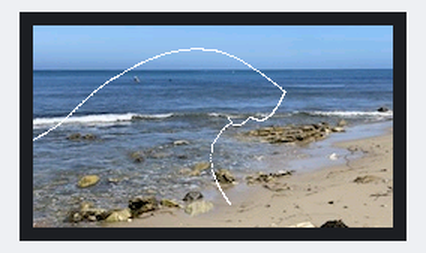
Recording of a sketch running on a simulated ESP32. Shown: 240×135 colour display. Random numbers use the default seed unless the sketch sets one.

Above: at 0.3 s.
At 4.3 s:
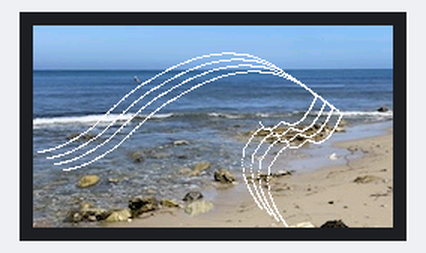
At 9.4 s:
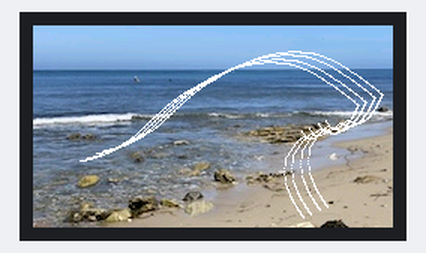
At 19.5 s:
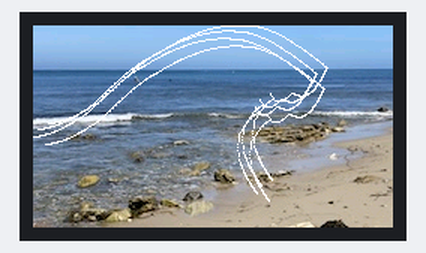
At 28.7 s:
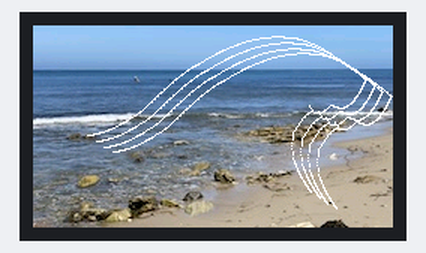
At 38.9 s:
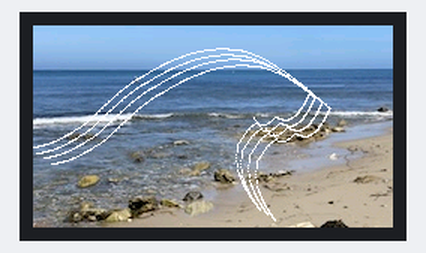

The sketch:

wave.ino
```cpp
#include <cmath>
#include <TFT_eSPI.h>
#include "image.h"

TFT_eSPI tft = TFT_eSPI();
TFT_eSprite sprite = TFT_eSprite(&tft);

float positionX = -20.0; //horizontal position of the wave
float positionY = -25.0; //vertical position of the wave

float xvel = 0.8; //horizontal velocity of the wave
float yvel = 0.48; //vertical velocity of the wave

const int TRAIL_LENGTH = 4; //number of previous positions to store for the trail

float trailX[TRAIL_LENGTH]; //array to store the previous horizontal positions of the wave
float trailY[TRAIL_LENGTH]; //array to store the previous vertical positions of the wave

void setup(){

  //initialize the TFT display
  tft.init();
  tft.setRotation(1);
  tft.fillScreen(TFT_BLACK);

  randomSeed(esp_random());

  //setup sprite to get rid of flickering
  sprite.setColorDepth(16);
  sprite.createSprite(240, 135);
  sprite.setSwapBytes(true);
  sprite.fillSprite(TFT_BLACK);

  //initialize the trail arrays with the starting position of the wave
  for (int i = 0; i < TRAIL_LENGTH; i++){
    trailX[i] = positionX;
    trailY[i] = positionY;
  }
}

//convert Desmos x coordinates to screen coordinates
int toScreenX(float x) {
  return (x + 5.1) / 7.1 * 239;
}

//convert Desmos y coordinates to screen coordinates
int toScreenY(float y) {
  float center = 2.0;
  float stretch = 1.3;

  y = center + (y - center) * stretch;

  return 134 - ((y + 1.0) / 6.0 * 134);
}

//draw the wave on the sprite
void drawWave(float posX, float posY, uint16_t color){

  //for-loops to draw the wave using the Desmos equations; loops through the x values
  for (float x = -5.02; x < -3.89; x += 0.02) {

    //use Desmos equations to calculate the y value for the current x value
    float y = 0.9 * (sin(x - 2.7) + 1.7);

    //convert Desmos coordinates to screen coordinates
    int wavex = toScreenX(x) + posX;
    int wavey = toScreenY(y) + posY;

    sprite.drawPixel(wavex, wavey, color);
  }

  for (float x = -3.9; x < -2.78; x += 0.02){
    float y = 1.1* cos(x+2.2) + 1.4;

    int wavex = toScreenX(x) + posX;
    int wavey = toScreenY(y) + posY;

    sprite.drawPixel(wavex, wavey, color);
  }

  for (float x = -3.041; x < -1; x +=0.02){
    float y = -0.9 * sin(0.8*(x - 0.7)) + 2;

    int wavex = toScreenX(x) + posX;
    int wavey = toScreenY(y) + posY;

    sprite.drawPixel(wavex, wavey, color);
  }

  for (float x = -1.02; x < 0.5; x +=0.02){
    float y = -0.9 * sin(x - 0.4) + 2;

    int wavex = toScreenX(x) + posX;
    int wavey = toScreenY(y) + posY;

    sprite.drawPixel(wavex, wavey, color);
  }

  for (float x = -0.18; x < 0.48; x +=0.002){
    float y = 1.34 + 0.8485*(x + 0.18) + 2.6*(x + 0.18)*(x-0.48);

    int wavex = toScreenX(x) + posX;
    int wavey = toScreenY(y) + posY;

    sprite.drawPixel(wavex, wavey, color);
  }

  for (float x = -0.641; x < -0.19; x +=0.02){
    float y = (2.2*x) + (1/(1.6*(x+1))) + 1;

    int wavex = toScreenX(x) + posX;
    int wavey = toScreenY(y) + posY;

    sprite.drawPixel(wavex, wavey, color);
  }

  for (float x = -0.947; x < -0.58; x +=0.02){
    float y = -(((x*x)-x-2.5)/(x+1.9));

    int wavex = toScreenX(x) + posX;
    int wavey = toScreenY(y) + posY;

    sprite.drawPixel(wavex, wavey, color);
  }

  for (float x = -0.977; x < -0.941; x +=0.005){
    float y = -pow(80.0, -9.0 * (x + 1.0)) + 0.8;

    int wavex = toScreenX(x) + posX;
    int wavey = toScreenY(y) + posY;

    sprite.drawPixel(wavex, wavey, color);
  }

  for (float x = -0.977; x < -0.923; x +=0.005){
    float y = pow(80.0, -6.8 * (x + 1.0)) - 0.1;

    int wavex = toScreenX(x) + posX;
    int wavey = toScreenY(y) + posY;

    sprite.drawPixel(wavex, wavey, color);
  }

  for (float x = -0.918; x < -0.59; x +=0.005){
    float y = ((2.7 * x * x) - 0.4) / (x + 3.0) - 0.9;

    int wavex = toScreenX(x) + posX;
    int wavey = toScreenY(y) + posY;

    sprite.drawPixel(wavex, wavey, color);
  }

}

int trailCounter = 0;

void loop() {

  sprite.pushImage(0, 0, 240, 135, IMG_2395);

  //update the position of the wave based on its velocity
  positionX +=xvel;
  positionY += yvel;

  //left and right boundaries for the wave's movement
  float minX = -3;
  float maxX = 51;

  //change the direction of the wave's movement if it hits the left or right boundaries
  if (positionX <= minX){
    positionX = minX;
    xvel = random(50, 101)/100.0; //creates a new random horizontal velocity
  }

  if (positionX >= maxX){
    positionX = maxX;
    xvel = -random(50, 101)/100.0;
  }

  //top and bottom boundaries for the wave's movement
  float minY = -41;
  float maxY = -10;

  //change the direction of the wave's movement if it hits the top or bottom boundaries
  if (positionY <= minY){
    positionY = minY;
    yvel = random(30, 71)/100.0;
  }

  if (positionY >= maxY){
    positionY = maxY;
    yvel = -random(30, 71)/100.0;
  }

  //creates a trail effect
  trailCounter++;
  if(trailCounter >= 8){
    for (int i = TRAIL_LENGTH - 1; i > 0; i--){
      trailX[i] = trailX[i-1];
      trailY[i] = trailY[i -1];
    }

    trailX[0] = positionX;
    trailY[0] = positionY;

    trailCounter = 0;
  }

  //draw the wave at its current position
  for (int i = TRAIL_LENGTH - 1; i >= 0; i--){
    drawWave(trailX[i], trailY[i], TFT_WHITE);
  }

  sprite.pushSprite(0, 0);

  delay(30);

}
```

Source omitted: image.h (data table, 313605 bytes)

Measured:
- what the display in image 1 shows lasts 1.0 s, from 4.2 s to 5.2 s
